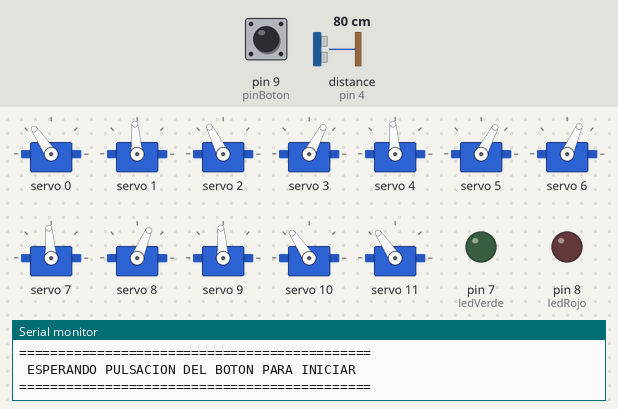
A sketch run on a simulated Arduino Uno, built with avr-gcc and run on an emulated ATmega328P. Shown: 12 × servo, output pins drawn as LEDs (lit = HIGH), the last lines printed to the serial monitor. Inputs (shaded band) come from the test bench; at power-on: pin 9 (pinBoton) HIGH, distance to the obstacle (sensor on pin 4) 80 cm. The echo pulse lasts 58.3 µs per cm; pins used as bus, display or sensor lines are not drawn.

Above: at 2.2 s.
2.3 s: pin 9 (pinBoton) pulled LOW for 1 s
At 4.8 s:
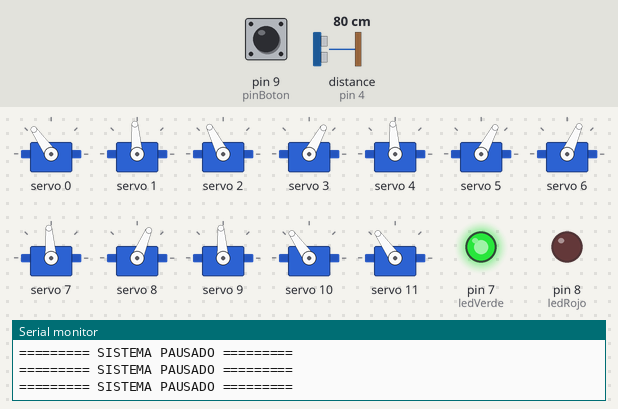
5.3 s: pin 9 (pinBoton) pulled LOW for 0.15 s
At 8.3 s:
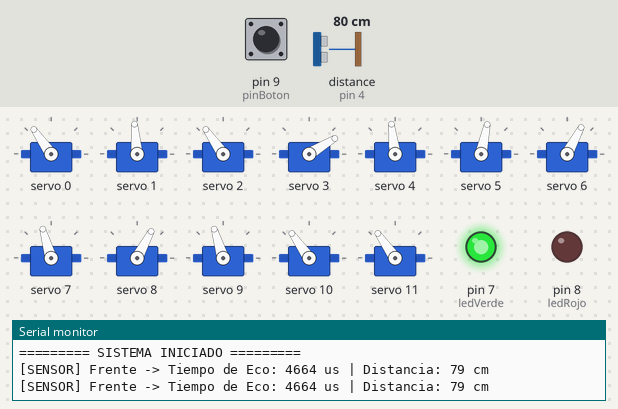
8.4 s: distance to the obstacle (sensor on pin 4) set to 2 cm
At 12.3 s:
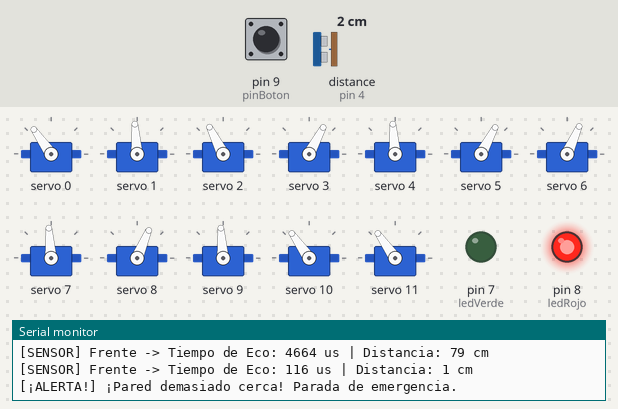
Timing chart, 0 to 13.8 s (numbered marks = the images above; inputs shaded):
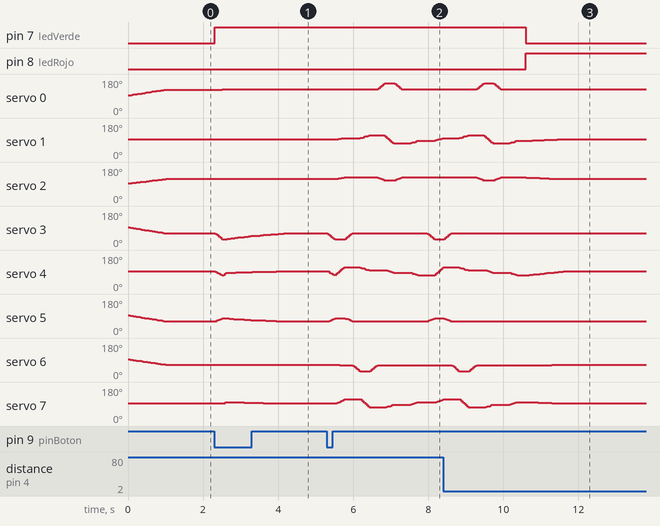

Measured:
- after the input at 2.3 s, pin 7 (ledVerde): LOW → HIGH at once; servo 0, servo 10, servo 11: 124° → 125° after 0.21 s; servo 1, servo 9: 94° → 95° after 0.29 s, → 94° 0.62 s later; servo 2: 117° → 119° after 0.29 s, → 118° 0.28 s later, → 117° 0.58 s later; servo 5: rises from 62° to 78° in 0.18 s, then falls to 62° in 1.6 s
- after the input at 5.3 s, servo 0: rises from 125° to 157° in 0.20 s, then falls to 125° in 0.44 s; servo 10: rises from 125° to 157° in 0.18 s, then falls to 125° in 0.46 s
- after the input at 8.4 s, pin 7 (ledVerde): HIGH → LOW after 2.2 s; pin 8 (ledRojo): LOW → HIGH after 2.2 s; servo 0: goes on until 9.9 s, then stays 125°; servo 3, servo 5: goes on until 8.6 s, then stays 62°; servo 10, servo 11: goes on until 10.6 s, then stays 125°

The sketch:

SpiderRobot.ino
```cpp
#include <Wire.h>
#include <Adafruit_PWMServoDriver.h>

Adafruit_PWMServoDriver pca = Adafruit_PWMServoDriver(0x40);
volatile boolean sistemaPausado = true;

#include "config.h"
#include "sensor.h"
#include "steps.h"

unsigned long ultimoTiempoBoton = 0;

void comprobarBotonPausa() {
  // Leemos si el botón ha sido pulsado
  if (digitalRead(pinBoton) == LOW) {
    // Si han pasado más de 300ms desde el último toque (evita dobles lecturas)
    if (millis() - ultimoTiempoBoton > 300) {
      sistemaPausado = !sistemaPausado; // Cambiamos el estado al instante
      ultimoTiempoBoton = millis(); // Guardamos el momento del toque
      if (sistemaPausado) {
        Serial.println("\n========= SISTEMA PAUSADO =========");
        // TRUCO: Despausamos temporalmente a nivel interno para que el robot
        // pueda usar la interpolación de ponerse firme, y luego lo volvemos a pausar.
        sistemaPausado = false;
        standPose();
        sistemaPausado = true;
      } else {
        Serial.println("\n========= SISTEMA INICIADO =========");
      }
    }
  }
}

void setup() {
Serial.begin(115200);
Wire.begin();

pca.begin();
pca.setPWMFreq(50); // Mantenemos 50Hz, la frecuencia perfecta para MG90S

// ========================================================
// ¡AQUÍ ESTÁ EL SECRETO DE LA FLUIDEZ!
// Cargamos los ángulos iniciales en la memoria antes de mover
// ========================================================
iniciarInterpolador();

configurarSensores();

pinMode(pinBoton, INPUT_PULLUP);

Serial.println("=============================================");
Serial.println(" ESPERANDO PULSACION DEL BOTON PARA INICIAR ");
Serial.println("=============================================");

// Se pone de pie de forma súper suave usando la nueva función
sistemaPausado = false;
standPose();
sistemaPausado = true;
}

void loop() {
  comprobarBotonPausa();

  // Si está pausado, no hace nada, solo espera al botón
  if (sistemaPausado) {
    delay(100);
    return;
  }

  // --- LÓGICA DE DETECCIÓN Y SEGURIDAD ---
  int distanciaFrente = obtenerDistancia(triggerFrente, echoFrente, "Frente");

  // REGLA 1: Emergencia - Si está a 5 cm o menos de la pared
  if (distanciaFrente <= 6) {
    Serial.println("\n[¡ALERTA!] ¡Pared demasiado cerca! Parada de emergencia.");
    encenderSoloLed(ledRojo); // Mantenemos el rojo encendido

    // Hacemos que el robot se ponga firme de forma suave antes de pausar
    standPose();
    sistemaPausado = true; // Pausamos el sistema automáticamente
    return; // Salimos del loop para que no intente dar el siguiente paso
  }

  // REGLA 2: Aviso - Si está a 15 cm o menos de la pared
  else if (distanciaFrente <= 15) {
    encenderSoloLed(ledRojo); // Encendemos ROJO (Pared detectada)
  }

  // REGLA 3: Camino libre
  else {
    encenderSoloLed(ledVerde); // Encendemos VERDE (Todo despejado)
  }

  // Ejecuta la marcha de gateo fluida
  avanzarPaso();
}
```

sensor.h
```cpp
#ifndef SENSOR_H
#define SENSOR_H

#include <Arduino.h>
#include "config.h"

void configurarSensores() {
  pinMode(triggerFrente, OUTPUT);
  pinMode(echoFrente, INPUT);
  //pinMode(triggerIzquierda, OUTPUT);
  //pinMode(echoIzquierda, INPUT);

  pinMode(pinBoton, INPUT_PULLUP);

  pinMode(ledRojo, OUTPUT);
  //pinMode(ledAmarillo, OUTPUT);
  pinMode(ledVerde, OUTPUT);

  // Apagamos todos los leds al iniciar
  digitalWrite(ledRojo, LOW);
  //digitalWrite(ledAmarillo, LOW);
  digitalWrite(ledVerde, LOW);
}

void encenderSoloLed(int ledEncender) {
  digitalWrite(ledRojo, ledEncender == ledRojo ? HIGH : LOW);
  //digitalWrite(ledAmarillo, ledEncender == ledAmarillo ? HIGH : LOW);
  digitalWrite(ledVerde, ledEncender == ledVerde ? HIGH : LOW);
}

int obtenerDistancia(int trigPin, int echoPin, const char* nombreSensor) {
  digitalWrite(trigPin, LOW);
  delayMicroseconds(2);
  digitalWrite(trigPin, HIGH);
  delayMicroseconds(10);
  digitalWrite(trigPin, LOW);

  long duracion = pulseIn(echoPin, HIGH);
  int distancia = duracion * 0.034 / 2;

  Serial.print("[SENSOR] ");
  Serial.print(nombreSensor);
  Serial.print(" -> Tiempo de Eco: ");
  Serial.print(duracion);
  Serial.print(" us | Distancia: ");
  Serial.print(distancia);
  Serial.println(" cm");

  if (distancia == 0 || distancia > 350) {
    return 400;
  }

  return distancia;
}

#endif
```

steps.h
```cpp
#ifndef STEPS_H
#define STEPS_H

#include <Wire.h>
#include <Adafruit_PWMServoDriver.h>
#include "config.h"

extern Adafruit_PWMServoDriver pca;
void comprobarBotonPausa();

// --- VARIABLES DEL MOTOR DE FLUIDEZ ---
float anguloActual[12];
float anguloObjetivo[12];
float velocidad[12];
unsigned long ultimoUpdate = 0;
const int FRECUENCIA_UPDATE = 20; // 50Hz

const int BL_SHOULDER_FIX = -3;
const int BL_KNEE_FIX = -4;
const int FL_KNEE_FIX = -8;

uint16_t anguloAPulse(int ang) {
ang = constrain(ang, 0, 180);
return map(ang, 0, 180, SERVO_MIN, SERVO_MAX);
}

void iniciarInterpolador() {
for(int i = 0; i < 12; i++) {
anguloActual[i] = center[i];
anguloObjetivo[i] = center[i];
}
}

void setTarget(int channel, int offset) {
anguloObjetivo[channel] = center[channel] + (dir[channel] * offset);
}

void setLegTarget(const int leg[3], int hipOffset, int shoulderOffset, int kneeOffset) {
setTarget(leg[0], hipOffset);
setTarget(leg[1], shoulderOffset);
setTarget(leg[2], kneeOffset);
}

void esperarMovimientoFluido(int tiempoTotal) {
int pasos = tiempoTotal / FRECUENCIA_UPDATE;
for(int i = 0; i < 12; i++) {
velocidad[i] = (anguloObjetivo[i] - anguloActual[i]) / pasos;
}

unsigned long tiempoInicio = millis();

while (millis() - tiempoInicio < tiempoTotal) {
comprobarBotonPausa();
if (sistemaPausado) return;

if (millis() - ultimoUpdate >= FRECUENCIA_UPDATE) {
ultimoUpdate = millis();

for(int i = 0; i < 12; i++) {
if (abs(anguloObjetivo[i] - anguloActual[i]) > abs(velocidad[i])) {
anguloActual[i] += velocidad[i];
} else {
anguloActual[i] = anguloObjetivo[i];
}
pca.setPWM(i, 0, anguloAPulse((int)anguloActual[i]));
}
}
}
}

void standPose() {
int shoulderDown = 30;
int kneeSupport = 30;

setLegTarget(FL, 0, shoulderDown, kneeSupport + FL_KNEE_FIX);
setLegTarget(FR, 0, shoulderDown, kneeSupport);
setLegTarget(BL, 0, shoulderDown + BL_SHOULDER_FIX, kneeSupport + BL_KNEE_FIX);
setLegTarget(BR, 0, shoulderDown, kneeSupport);

esperarMovimientoFluido(1000);
}

// =========================================================
// MARCHA CONTINUA FLUIDA CON LA NUEVA CALIBRACIÓN
// =========================================================
void avanzarPaso() {
if (sistemaPausado) return;

// 1. LAS BASES (La postura perfecta que acabas de lograr)
int baseShoulder = 30;
int baseKnee = 30;

// 2. EL LEVANTAMIENTO (Para que no arrastre la pata)
int liftShoulder = 60; // Más positivo = levanta más el codo hacia el techo
int liftKnee = 15; // Estira un pelín la rodilla para alcanzar más lejos

// Dividimos la zancada en 4 posiciones para las caderas
int H3 = HIP_SWING; // Punta delantera
int H2 = HIP_SWING / 3; // Apoyo medio-delantero
int H1 = -HIP_SWING / 3; // Apoyo medio-trasero
int H0 = -HIP_SWING; // Punta trasera

// --- FASE 1: AVANZA FR (Las otras 3 deslizan hacia atrás) ---
setLegTarget(FR, H0, liftShoulder, liftKnee); // Levanta
esperarMovimientoFluido(STEP_DELAY);

setLegTarget(FR, H3, liftShoulder, liftKnee); // FR tira adelante en el aire
setLegTarget(BL, H0, baseShoulder, baseKnee); // Empuja
setLegTarget(FL, H1, baseShoulder, baseKnee); // Empuja
setLegTarget(BR, H2, baseShoulder, baseKnee); // Empuja
esperarMovimientoFluido(STEP_SETTLE);

setLegTarget(FR, H3, baseShoulder, baseKnee); // Apoya
esperarMovimientoFluido(STEP_DELAY);
if (sistemaPausado) return;

// --- FASE 2: AVANZA BL (Las otras 3 deslizan hacia atrás) ---
setLegTarget(BL, H0, liftShoulder, liftKnee);
esperarMovimientoFluido(STEP_DELAY);

setLegTarget(BL, H3, liftShoulder, liftKnee);
setLegTarget(FL, H0, baseShoulder, baseKnee);
setLegTarget(BR, H1, baseShoulder, baseKnee);
setLegTarget(FR, H2, baseShoulder, baseKnee);
esperarMovimientoFluido(STEP_SETTLE);

setLegTarget(BL, H3, baseShoulder, baseKnee);
esperarMovimientoFluido(STEP_DELAY);
if (sistemaPausado) return;

// --- FASE 3: AVANZA FL (Las otras 3 deslizan hacia atrás) ---
setLegTarget(FL, H0, liftShoulder, liftKnee);
esperarMovimientoFluido(STEP_DELAY);

setLegTarget(FL, H3, liftShoulder, liftKnee);
setLegTarget(BR, H0, baseShoulder, baseKnee);
setLegTarget(FR, H1, baseShoulder, baseKnee);
setLegTarget(BL, H2, baseShoulder, baseKnee);
esperarMovimientoFluido(STEP_SETTLE);

setLegTarget(FL, H3, baseShoulder, baseKnee);
esperarMovimientoFluido(STEP_DELAY);
if (sistemaPausado) return;

// --- FASE 4: AVANZA BR (Las otras 3 deslizan hacia atrás) ---
setLegTarget(BR, H0, liftShoulder, liftKnee);
esperarMovimientoFluido(STEP_DELAY);

setLegTarget(BR, H3, liftShoulder, liftKnee);
setLegTarget(FR, H0, baseShoulder, baseKnee);
setLegTarget(BL, H1, baseShoulder, baseKnee);
setLegTarget(FL, H2, baseShoulder, baseKnee);
esperarMovimientoFluido(STEP_SETTLE);

setLegTarget(BR, H3, baseShoulder, baseKnee);
esperarMovimientoFluido(STEP_DELAY);
}

#endif
```

config.h
```cpp
#ifndef CONFIG_H
#define CONFIG_H

const int triggerFrente = 5;
const int echoFrente = 4;
//const int triggerIzquierda = 3;
//const int echoIzquierda = 2;

const int pinBoton = 9;
const int ledRojo = 8;
//const int ledAmarillo = 6;
const int ledVerde = 7;

const int DIST_OBSTACULO_FRENTE = 25;
//const int PARED_IDEAL_IZQ = 20;
const int MARGEN_PARED = 5;

const int SERVO_MIN = 110;
const int SERVO_MAX = 510;

const int FL[3] = {1, 0, 2};
const int FR[3] = {4, 3, 5};
const int BL[3] = {7, 6, 8};
const int BR[3] = {9, 10, 11};

int center[12] = {
  90, 90, 90,
  90, 90, 90,
  90, 90, 90,
  90, 90, 90
};

int dir[12] = {
  1, -1, 1,
 -1, 1, -1,
 -1, -1, -1,
  1, 1, 1
};

const int HIP_SWING = 20;
const int SHOULDER_LIFT = 15;
const int KNEE_BEND = 35;

const int STEP_DELAY = 200;
const int STEP_SETTLE = 250;

const char* nombres[4] = {
  "FL (Del. Izq)",
  "FR (Del. Der)",
  "BL (Tras. Izq)",
  "BR (Tras. Der)"
};

extern volatile boolean sistemaPausado;

#endif
```
